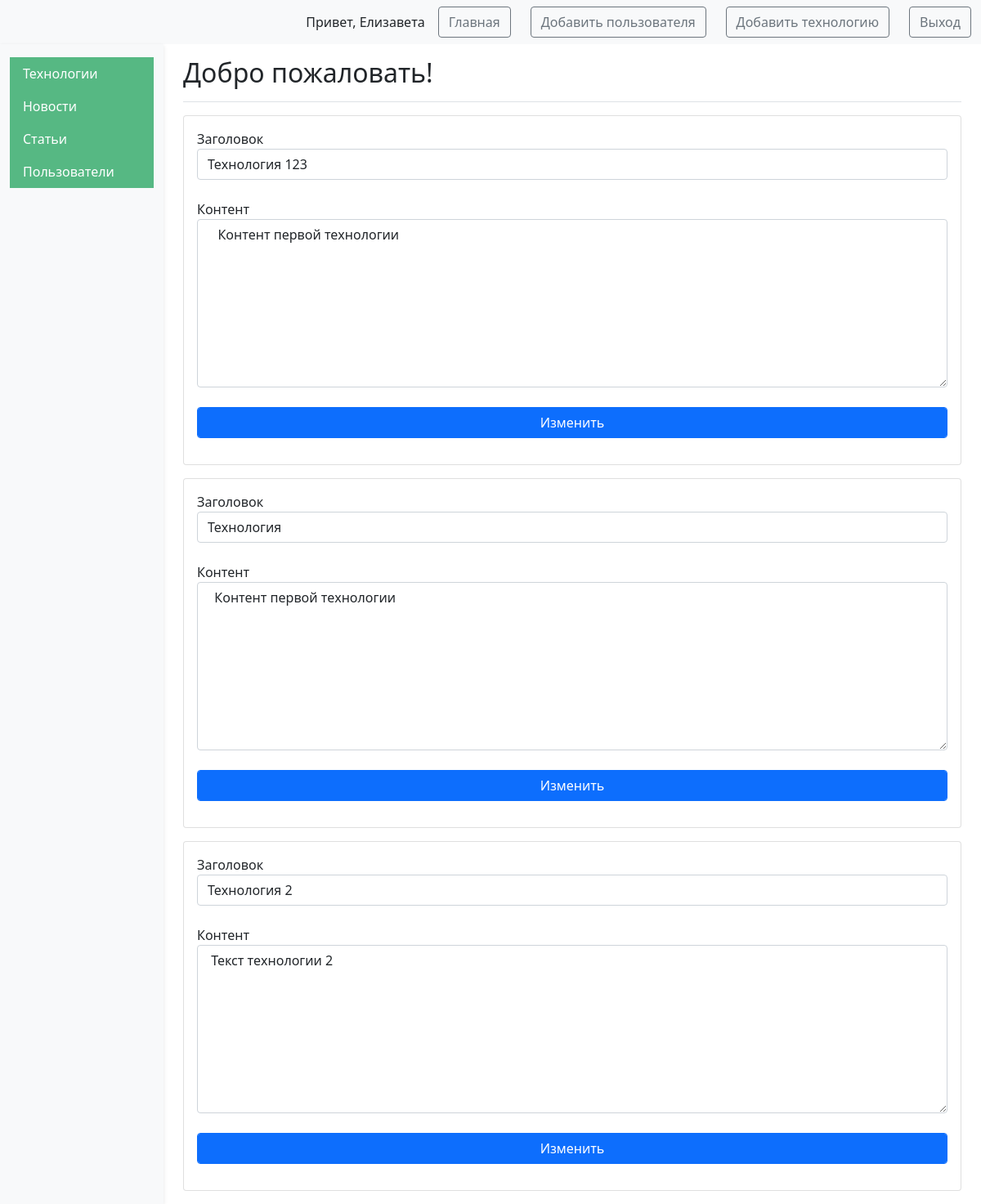
The page /tech_admin (signed in) on the database as committed earlier.
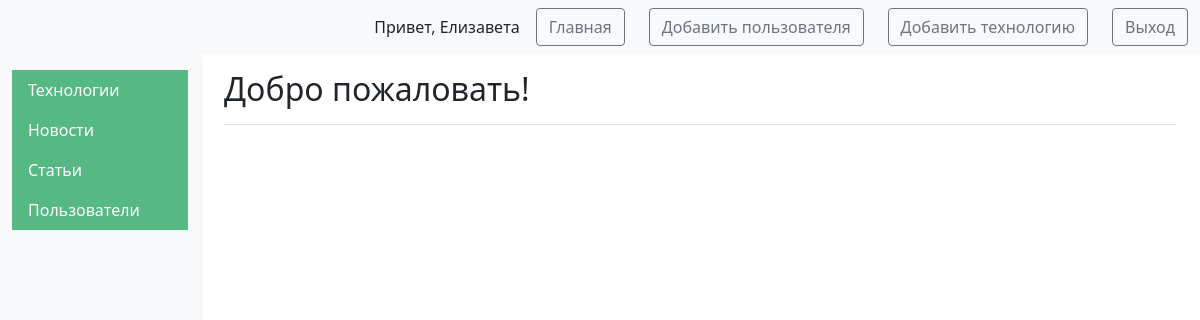
The same page on the database as committed later.
### tables this page shows
CREATE TABLE users (
    id INTEGER PRIMARY KEY AUTOINCREMENT,
    name TEXT NOT NULL,
    email TEXT NOT NULL,
    psw TEXT NOT NULL,
    is_admin INTEGER NOT NULL
);

CREATE TABLE technologies (
    id INTEGER PRIMARY KEY AUTOINCREMENT,
    summary TEXT NOT NULL,
    content TEXT NOT NULL
);

### app.py (the view, shortened to what this page needs)
@app.route("/tech_admin", methods=["POST", "GET"])
@login_required
def tech_admin():
    return render_template(
        'technol_admin.html',
        posts=dbase.getTechnJSON(),
        user_name=current_user.get_name(),
        is_admin=int(current_user.get_admin())
    )

### DataBase.py (called while the page is built)
    def getTechnJSON(self):
        sql = '''SELECT * FROM technologies'''
        try:
            self.__cur.execute(sql)
            res = self.__cur.fetchall()
            if res:
                blocks_list = [dict(ix) for ix in res]
                return blocks_list
        except:
            return False
        return []

    def getUser(self, user_id):
        try:
            self.__cur.execute(
                f"SELECT * FROM users WHERE id = {user_id} LIMIT 1")
            res = self.__cur.fetchone()
            if not res:
                print("Пользователь не найден")
                return False
            return res
        except sqlite3.Error as e:
            print("Ошибка получения из БД "+str(e))
        return False

### UserLogin.py (called while the page is built)
    def fromDB(self, user_id, db):
        self.__user = db.getUser(user_id)
        return self

    def get_name(self):
        return str(self.__user['name'])

    def get_admin(self):
        return str(self.__user['is_admin'])

### app.py (called while the page is built)
@app.before_request
def before_request():
    global dbase
    db = get_db()
    dbase = DataBase(db)

@login_manager.user_loader  # Загрузка пользователя
def load_user(user_id):
    return UserLogin().fromDB(user_id, dbase)

def connect_db():
    conn = sqlite3.connect(app.config['DATABASE'], check_same_thread=False)
    conn.row_factory = sqlite3.Row
    return conn

def get_db():
    if not hasattr(g, 'link_db'):
        g.link_db = connect_db()
    return g.link_db

### templates/technol_admin.html (shortened to what this page needs)
<!DOCTYPE html>
<html lang="en">
<head>
	<link href="https://cdn.jsdelivr.net/npm/bootstrap@5.1.3/dist/css/bootstrap.min.css" rel="stylesheet">
</head>
<body>
	<nav class="navbar navbar-expand-lg navbar-light bg-light">
		<div class="container-fluid">
			<div class="d-flex align-items-center">
				<span class="me-3">Привет, {{user_name}}</span>
				<a href="{{ url_for('index') }}" class="btn btn-outline-secondary me-4">Главная</a>
				{% if is_admin == 1 %}
				<a class="btn btn-outline-secondary me-4" href="{{url_for('register')}}">Добавить пользователя</a>
				{% endif %}
				<a class="btn btn-outline-secondary me-4" href="{{url_for('addTech')}}">Добавить технологию</a>
				<a href="{{ url_for('logout') }}" class="btn btn-outline-secondary">Выход</a>
			</div>
		</div>
	</nav>
	<div class="container-fluid">
		<div class="row">
			{% if is_admin == 1 %}
			<nav id="sidebarMenu" class="col-md-3 col-lg-2 d-md-block bg-light sidebar collapse">
				<div class="position-sticky pt-3">
					<ul class="nav flex-column">
						<li class="nav-item">
							<a class="nav-link active" aria-current="page" href="{{ url_for('tech_admin') }}">
								Технологии
							</a>
							<a class="nav-link active" aria-current="page" href="{{ url_for('news_admin') }}">
								Новости
							</a>
							<a class="nav-link active" aria-current="page" href="{{ url_for('post_admin') }}">
								Статьи
							</a>
							<a class="nav-link active" aria-current="page" href="{{ url_for('get_all_users') }}">
								Пользователи
							</a>
						</li>
					</ul>
				</div>
			</nav>
			{% endif %}
			<main class="col-md-9 ms-sm-auto col-lg-10 px-md-4">
				<div
					class="d-flex justify-content-between flex-wrap flex-md-nowrap align-items-center pt-3 pb-2 mb-3 border-bottom">
					<h1 class="h2">Добро пожаловать! </h1>
				</div>
				{% if posts == () %}
				<h5 class="card-title">Технологий пока нету</h5>
				{% else %}
				{% for post in posts %}
				{% if is_admin == 1 %}
				<form action="{{url_for('tech_admin')}}" method="post" class="form-contact">
					<div class="card mb-3">
						<div class="card-body">
							<label class="d-flex flex-column">Заголовок<input class="form-control" type="text"
									value="{{ post['summary'] }}" name="summary"> <br></label>
							<label class="d-flex flex-column">Контент<textarea class="form-control"
									value="{{ post['content'] }}" name="content" rows="8"
									cols="55"> {{ post['content'] }}</textarea> <br></label>
							<p><button class="form-control color-primary btn btn-primary"
									type="submit">Изменить</button>
						</div>
					</div>
				</form>
				{% endif %}
				{% endfor %}
				{% endif %}
			</main>
		</div>
	</div>
</body>
</html>

### templates/technol_admin.html (style rules this page uses)
#sidebarMenu { min-height: 100vh; box-shadow: 0 2px 5px rgba(0, 0, 0, 0.1); z-index: 1000; }
.sidebar .nav-link { border-radius: 0; color: #333; }
.sidebar .nav-link.active { background-color: #56B883; color: white; }

Rows that differ between the two databases and show on the page:
removed technologies: summary "Технология 123", content "Контент первой технологии"
removed technologies: summary "Технология", content "Контент первой технологии"
removed technologies: summary "Технология 2", content "Текст технологии 2"
